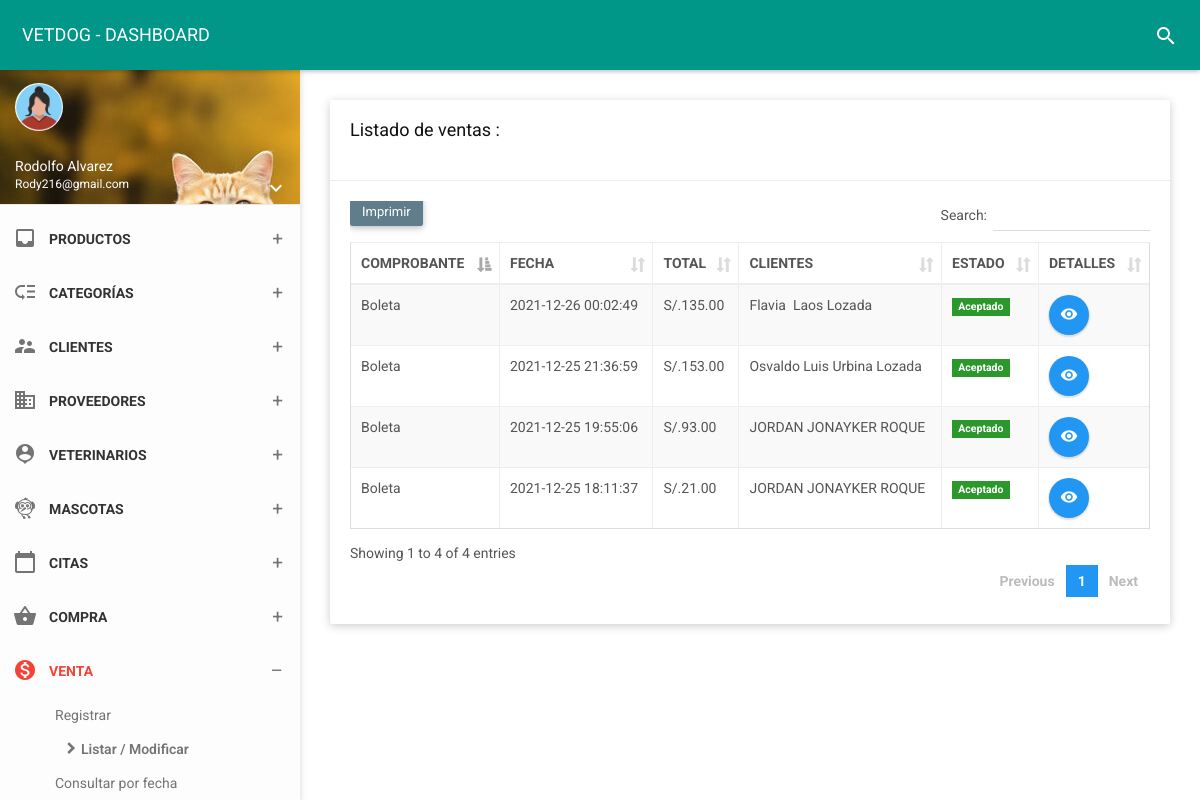
The app's page /folder/venta.php (signed in) with its own data.
### tables this page shows
CREATE TABLE `venta` (
  `id_venta` int(11) NOT NULL,
  `fecha` datetime NOT NULL,
  `numfact` int(11) NOT NULL,
  `estado` char(1) NOT NULL,
  `id_due` int(11) NOT NULL,
  `total` decimal(10,2) NOT NULL,
  `tipoc` varchar(25) NOT NULL,
  `tipopa` varchar(25) NOT NULL,
  `numtarj` char(20) NOT NULL,
  `typetarj` varchar(20) NOT NULL,
  `nomtarj` varchar(40) NOT NULL,
  `expmon` char(1) NOT NULL,
  `expyear` char(2) NOT NULL,
  `cvc` char(4) NOT NULL,
  `recibir` decimal(10,2) NOT NULL,
  `cambio` decimal(10,2) NOT NULL
);

CREATE TABLE `owner` (
  `id_due` int(11) NOT NULL,
  `dni_due` char(8) NOT NULL,
  `nom_due` varchar(35) NOT NULL,
  `ape_due` varchar(35) NOT NULL,
  `fecnaci` varchar(35) NOT NULL,
  `movil` char(9) NOT NULL,
  `fijo` char(6) NOT NULL,
  `correo` varchar(30) NOT NULL,
  `direc` varchar(150) NOT NULL,
  `estado` char(1) NOT NULL,
  `usuario` varchar(25) NOT NULL,
  `contra` varchar(255) NOT NULL,
  `cargo` int(11) NOT NULL,
  `foto` varchar(255) NOT NULL,
  `fere` timestamp NOT NULL DEFAULT current_timestamp() ON UPDATE current_timestamp()
);

### controlador/ventacontrolador.php (called while the page is built, shortened)
<?php
class ventacontrolador{
    function mostrar(){
        require_once '../vista/venta/mostrar.php';
    }
    }

### vista/venta/mostrar.php (the view, shortened to what this page needs)
<!DOCTYPE html>
<html>
<head>
    <link href="../assets/plugins/bootstrap/css/bootstrap.css" rel="stylesheet">
    <link href="../assets/plugins/node-waves/waves.css" rel="stylesheet" />
    <link href="../assets/plugins/animate-css/animate.css" rel="stylesheet" />
    <link href="../assets/plugins/jquery-datatable/skin/bootstrap/css/dataTables.bootstrap.css" rel="stylesheet">
    <link href="../css/style.css" rel="stylesheet">
    <link href="../assets/css/themes/all-themes.css" rel="stylesheet" />
</head>
<body class="theme-red">
    <nav class="navbar">
        <div class="container-fluid">
            <div class="navbar-header">
                <a class="navbar-brand" href="../vista/panel-admin/administrador"> VETDOG - DASHBOARD </a>
            </div>
            <div class="collapse navbar-collapse" id="navbar-collapse">
                <ul class="nav navbar-nav navbar-right">
                    <li><a href="javascript:void(0);" class="js-search" data-close="true"><i class="material-icons">search</i></a></li>
                </ul>
            </div>
        </div>
    </nav>
    <section>
        <aside id="leftsidebar" class="sidebar">
            <div class="user-info">
                <div class="image">
                    <img src="../assets/img/mujerico.png" width="48" height="48" alt="User" />
                </div>
                <div class="info-container">
                    <div class="name" data-toggle="dropdown" aria-haspopup="true" aria-expanded="false"><?php echo ucfirst($_SESSION['nombre']); ?></div>
                    <div class="email"><?php echo ucfirst($_SESSION['correo']); ?></div>
                    <div class="btn-group user-helper-dropdown">
                        <i class="material-icons" data-toggle="dropdown" aria-haspopup="true" aria-expanded="true">keyboard_arrow_down</i>
                    </div>
                </div>
            </div>
            <div class="menu">
                <ul class="list">
                    <li>
                        <a href="../vista/panel-admin/administrador">
                        </a>
                    </li>
                    <li>
                        <a href="javascript:void(0);" class="menu-toggle">
                            <i class="material-icons">inbox</i>
                            <span>PRODUCTOS</span>
                        </a>
                    </li>
                    <li>
                        <a href="javascript:void(0);" class="menu-toggle">
                            <i class="material-icons">low_priority</i>
                            <span>CATEGORÍAS</span>
                        </a>
                    </li>
                    <li>
                        <a href="javascript:void(0);" class="menu-toggle">
                            <i class="material-icons">supervisor_account</i>
                            <span>CLIENTES</span>
                        </a>
                    </li>
                    <li>
                        <a href="javascript:void(0);" class="menu-toggle">
                            <i class="material-icons">business</i>
                            <span>PROVEEDORES</span>
                        </a>
                    </li>
                    <li>
                        <a href="javascript:void(0);" class="menu-toggle">
                            <i class="material-icons">person_pin</i>
                            <span>VETERINARIOS</span>
                        </a>
                    </li>
                    <li>
                        <a href="javascript:void(0);" class="menu-toggle">
                            <i class="material-icons">flutter_dash</i>
                            <span>MASCOTAS</span>
                        </a>
</li>
                    <li>
                        <a href="javascript:void(0);" class="menu-toggle">
                            <i class="material-icons">calendar_today</i>
                            <span>CITAS</span>
                        </a>
    </li>
    <li>
                        <a href="javascript:void(0);" class="menu-toggle">
                            <i class="material-icons">shopping_basket</i>
                            <span>COMPRA</span>
                        </a>
    </li>
<li class="active">
                        <a href="javascript:void(0);" class="menu-toggle">
                            <i class="material-icons">monetization_on</i>
                            <span>VENTA</span>
                        </a>
                        <ul class="ml-menu">
                            <li>
                                <a href="../vista/venta/nuevo">Registrar</a>
                            </li>
                            <li class="active">
                                <a href="venta">Listar / Modificar</a>
                            </li>
                            <li>
                                <a href="../vista/venta/venta_fecha">Consultar por fecha</a>
                            </li>
                        </ul>
    </li>
    </section>
    <section class="content">
        <div class="container-fluid">
            <div class="row clearfix">
                <div class="col-lg-12 col-md-12 col-sm-12 col-xs-12">
                    <div class="card">
                        <div class="header">
                            <h2>
                                Listado de ventas :
                            </h2><br>
                        </div>
                        <div class="body">
                            <div class="table-responsive">
                                <?php
$contraseña = "";
$usuario = "root";
$nombre_base_de_datos = "vetdog";
try{
    $base_de_datos = new PDO('mysql:host=localhost;dbname=' . $nombre_base_de_datos, $usuario, $contraseña);
     $base_de_datos->query("set names utf8;");
    $base_de_datos->setAttribute(PDO::ATTR_EMULATE_PREPARES, FALSE);
    $base_de_datos->setAttribute(PDO::ATTR_ERRMODE, PDO::ERRMODE_EXCEPTION);
    $base_de_datos->setAttribute(PDO::ATTR_DEFAULT_FETCH_MODE, PDO::FETCH_OBJ);
}catch(Exception $e){
    echo "Ocurrió algo con la base de datos: " . $e->getMessage();
}
$sentencia = $base_de_datos->query("SELECT  venta.fecha, venta.id_venta,venta.estado, venta.total,venta.tipoc, venta.tipopa, owner.id_due, owner.dni_due, owner.nom_due, owner.ape_due, owner.fecnaci, owner.movil, owner.fijo, owner.correo, owner.direc,venta.numtarj, venta.typetarj, venta.nomtarj, venta.expmon, venta.expyear, venta.cvc, venta.recibir , venta.cambio,
GROUP_CONCAT( products.nompro, '..', products.codigo, '..',products.precV, '..', productos_vendidos.canti SEPARATOR '__') AS products FROM venta INNER JOIN productos_vendidos ON productos_vendidos.id_venta = venta.id_venta INNER JOIN products ON products.id_prod = productos_vendidos.id_prod INNER JOIN owner ON venta.id_due =owner.id_due GROUP BY venta.id_venta ORDER BY venta.id_venta DESC;");
$ventas = $sentencia->fetchAll(PDO::FETCH_OBJ);
?>
                                <table class="table table-bordered table-striped table-hover dataTable js-exportable">
                                    <thead>
                                        <tr>
                                        <th>COMPROBANTE</th>
                                        <th>FECHA</th>
                                        <th>TOTAL</th>
                                        <th>CLIENTES</th>
                                        <th>ESTADO</th>
                                        <th>DETALLES</th>
                                    </tr>
                                    </thead>
                                    <tbody>
                                    <?php foreach($ventas as $venta){ ?>
                                    <tr>
                                    <td><?php echo $venta->tipoc ?></td>
                                    <td><?php echo $venta->fecha ?></td>
                                    <td>S/.<?php echo $venta->total ?></td>
                                    <td><?php echo $venta->nom_due ?>&nbsp;<?php echo $venta->ape_due ?></td>
                                    <td>
                <?php
                if($venta->estado==1)  { ?>
                <form  method="get" action="javascript:activo('<?php echo $venta->id_venta; ?>')">
                    <span class="label label-success">Aceptado</span>
                </form>
                <?php  }   else {?>
                    <form  method="get" action="javascript:inactivo('<?php echo $venta->id_venta; ?>')">
                        <button type="submit" class="btn btn-danger btn-xs">Anuladas</button>
                     </form>
                        <?php  } ?>
            </td>
            <td>
                <a type="button" href="../vista/venta/detalles?id=<?php echo $venta->id_venta; ?>"  class="btn bg-blue btn-circle waves-effect waves-circle waves-float">
                    <i class="material-icons">remove_red_eye</i>
                </a>
            </td>
                                    </tr>
                                     <?php } ?>
                                </tbody>
                                </table>
                            </div>
                        </div>
                    </div>
                </div>
            </div>
        </div>
    </section>
</body>
</html>

### assets/css/themes/all-themes.css (style rules this page uses)
.theme-red .navbar-brand { color: #fff; }
.theme-red .nav > li > a { color: #fff; }
.theme-red .sidebar .menu .list li.active { background-color: transparent; }
.theme-red .sidebar .menu .list li.active > :first-child i, .theme-red .sidebar .menu .list li.active > :first-child span { color: #F44336; }
.theme-red .sidebar .menu .list .toggled { background-color: transparent; }
.theme-red .sidebar .menu .list .ml-menu { background-color: transparent; }

### records on screen
venta: tipoc "Boleta", fecha "2021-12-26 00:02:49", total "135.00", id_due.nom_due "Flavia", id_due.ape_due "Laos Lozada"
venta: tipoc "Boleta", fecha "2021-12-25 21:36:59", total "153.00", id_due.nom_due "Osvaldo Luis", id_due.ape_due "Urbina Lozada"
venta: tipoc "Boleta", fecha "2021-12-25 19:55:06", total "93.00", id_due.nom_due "JORDAN JONAYKER", id_due.ape_due "ROQUE"
venta: tipoc "Boleta", fecha "2021-12-25 18:11:37", total "21.00", id_due.nom_due "JORDAN JONAYKER", id_due.ape_due "ROQUE"

### other values on screen
$_SESSION['nombre'] "Rodolfo Alvarez"
$_SESSION['correo'] "Rody216@gmail.com"
